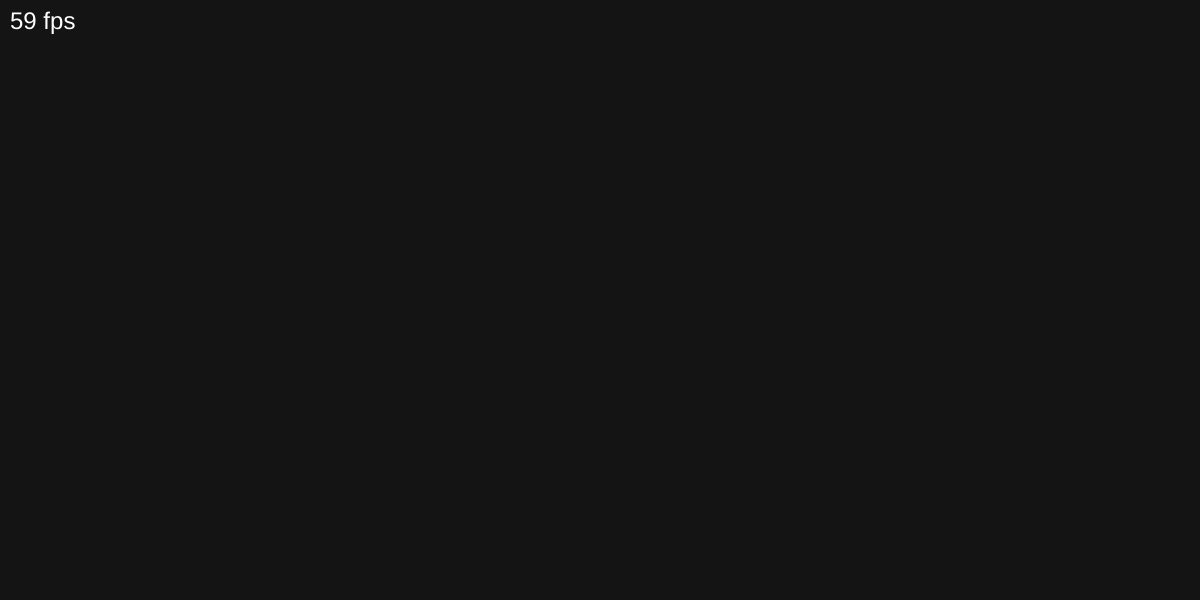
Frame 1 (no input)
Frame 60 (no input): identical to frame 1, image omitted
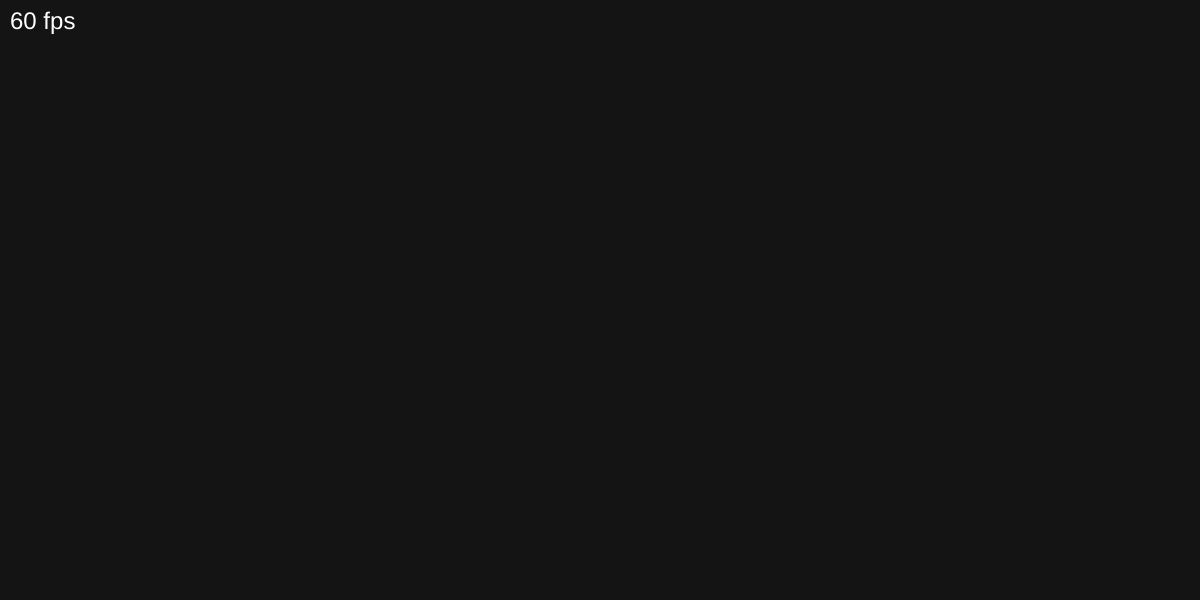
Frame 120 (the mouse pressed at the canvas centre since frame 60)

The p5.js sketch that drew these frames (run headless with seeded random() and noise() and a simulated clock; from frame 60 on, the mouse is pressed at the canvas centre):

// p5.js sketch
// ── sketch.js
var n = parseInt(prompt("How many objects?"))
var asteroids = []

var speed = 0.5
/////
var frameTime = 0
var oldTime = 0
var fpsCooldown = 0
var fps = 0
var displayFPS = 0
/////

function setup() {
    createCanvas(1200, 600)
    for (var i = 0; i < n; i++) {
        asteroids[i] = new Asteroid(random(width), random(height), random(1, 14))
    }
}

function draw() {
    background(20)
    
    for (i in asteroids) { // Time: O(n log n)
        asteroids[i].update() // Time: O(1)
        asteroids[i].mouseConstellate() // Time: O(1)
        asteroids[i].constellate(i) // Time: O(n)
    }

    // Time updates

    frameTime = millis()
    var timeDiff = frameTime - oldTime
    fps = 1000 / (timeDiff)
    textSize(32)
    fpsCooldown -= timeDiff

    // UI Elements 

    if (fpsCooldown <= 0) {
        displayFPS = fps
        fpsCooldown = 1000
    }

    fill(255)
    textAlign(LEFT, TOP)
    textSize(24)
    text(`${Math.floor(displayFPS)} fps`, 10, 10)

    // Finalizing frame

    oldTime = millis()
}

function Asteroid(x, y, s) {
    this.velocityX = random(-speed, speed)
    this.velocityY = random(-speed, speed)
    this.x = x
    this.y = y

    function generalComeback(original, lesser, greater) {
        if (original > greater) {
            return lesser
        }

        if (original < lesser) {
            return greater
        }

        return original
    }

    function generalConstellateAndGetDistance(x1, y1, x2, y2) {
        const diffX = x2 - x1
        const diffY = y2 - y1
        const distance = Math.sqrt(Math.pow(diffX, 2) + Math.pow(diffY, 2)) 

        if (distance <= 400) {
            strokeWeight(1)
            stroke(255, 255, 255, 180 - 1 * distance)
            line(x1, y1, x2, y2)
        }

        return distance
    }

    this.update = function () {
        // Perform "comeback"
        this.x = generalComeback(this.x, -200, width + 200)
        this.y = generalComeback(this.y, -200, height + 200)

        // Render the nodes
        fill(255, 255, 255, 180)
        noStroke()
        ellipse(this.x, this.y, s, s)

        // Change position by velocity
        this.x += this.velocityX
        this.y += this.velocityY
    }

    this.mouseConstellate = function () {
        const distance = generalConstellateAndGetDistance(this.x, this.y, mouseX, mouseY)
        
        if (mouseIsPressed && distance <= 200) {
            this.x = this.x + this.velocityX * 50.5
            this.y = this.y + this.velocityY * 50.5
        }
    }

    this.constellate = function (currentIndex) {
        for (var t = currentIndex; t < asteroids.length; t++) {
            generalConstellateAndGetDistance(this.x, this.y, asteroids[t].x, asteroids[t].y)
        }
    }
}
